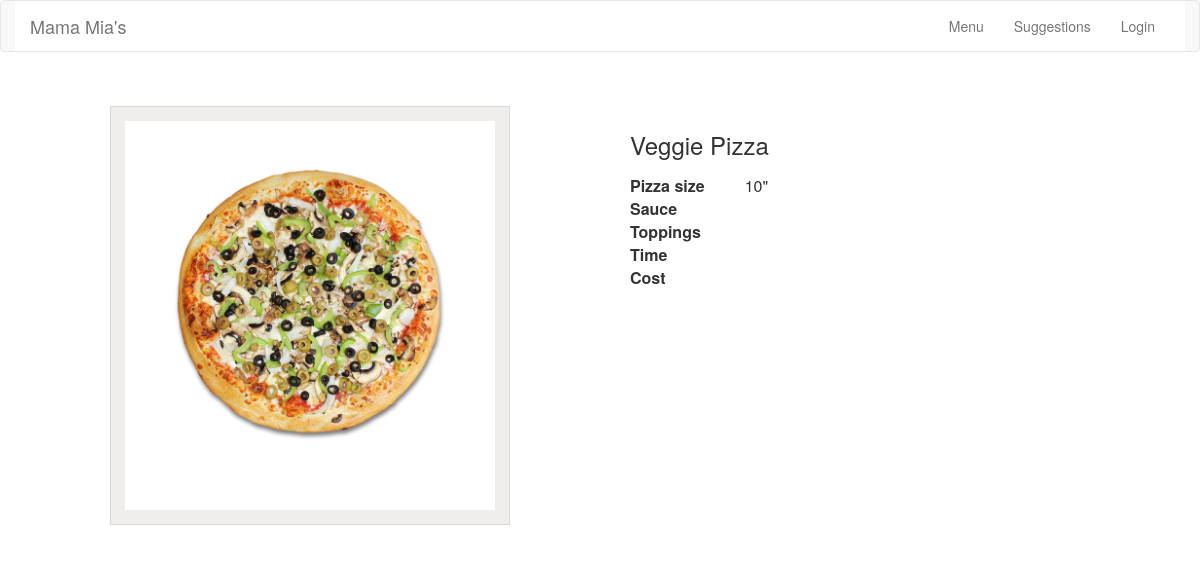
Screenshot of /details.php?id=0 with the database file from the repository.
### tables this page shows
CREATE TABLE `Media` (
	`media_id`	int(11) NOT NULL,
	`title`	varchar(100) NOT NULL,
	`img`	varchar(255) NOT NULL,
	`genre_id`	int(11) NOT NULL,
	`format`	varchar(25) NOT NULL,
	`year`	varchar(100) NOT NULL,
	`category`	varchar(6) NOT NULL
);

### inc/functions.php (called while the page is built, shortened)
<?php
function full_catalog_array() {
    include("connection.php");
    try {
        $results = $db->query("SELECT media_id, title, category, img FROM Media");
    } catch (Exception $e) {
        echo "Unable to retrieve results";
        exit;
    }
    $catalog = $results->fetchAll();
    return $catalog;
}

### details.php (the view, shortened to what this page needs)
<?php
include("inc/functions.php");
$catalog = full_catalog_array();
if (isset($_GET["id"])) {
    $id = $_GET["id"];
    if (isset($catalog[$id])) {
        $item = $catalog[$id];
    }
}
include("inc/header.php"); ?>
<div class="section page">
    <div class="wrapper">
        <div class="media-picture">
        <span>
            <img src="<?php echo $item["img"]; ?>" alt="<?php echo $item["title"]; ?>" />
        </span>
        </div>
        <div class="media-details">
            <h1><?php echo $item["title"]; ?></h1>
            <table>
                <tr>
                    <th>Pizza size</th>
                    <td><?php echo $item["category"]; ?></td>
                </tr>
                <tr>
                    <th>Sauce</th>
                    <td><?php echo $item["genre"]; ?></td>
                </tr>
                <tr>
                    <th>Toppings</th>
                    <td><?php echo $item["format"]; ?></td>
                </tr>
                <tr>
                    <th>Time</th>
                    <td><?php echo $item["year"]; ?></td>
                </tr>
                <?php if (strtolower($item["category"]) == '10"' || '12"' || '14"' || '16"') { ?>
                <tr>
                    <th>Cost</th>
                    <td><?php echo $item["artist"]; ?></td>
                </tr>
                <?php } ?>
            </table>
        </div>
    </div>
</div>

### css/style.css (style rules this page uses)
html { font-size: 100%; -webkit-text-size-adjust: 100%; -ms-text-size-adjust: 100%; }
html, button, input, select, textarea { font-family: sans-serif; }
body { margin: 0; }
h1 { font-size: 2em; margin: 0.67em 0; }
img { border: 0; -ms-interpolation-mode: bicubic; }
table { border-collapse: collapse; border-spacing: 0; text-align: left; }
table th { padding-right: 40px; }
html { overflow-y: scroll; overflow-x: hidden; }
body { font-family: 'Open Sans', sans-serif; background:#f0eeed; color: #676767; }
.wrapper { width: 980px; margin: 0 auto; }
.section.page:after { content:"";display:block;visibility:hidden;height:0;clear:both; }
.section.page { padding: 34px 0; background: white; }
.section.page h1 { font-size: 24px; text-align: center; line-height: 1.6; font-weight: normal; }
.section.page .media-details h1 { text-align: left; }
.media-picture { float: left; width: 400px; text-align: center; border: 1px solid #d9d9d9; padding: 14px; background: #f0eeed; }
.media-picture span { background: white; display: block; width: 100%; padding: 36px 0 61px; }
.media-picture img { width: 292px; }
.media-details { width: 460px; float: right; }

### rows the page displays
media: img (picture), title "Veggie Pizza", category "10\""
